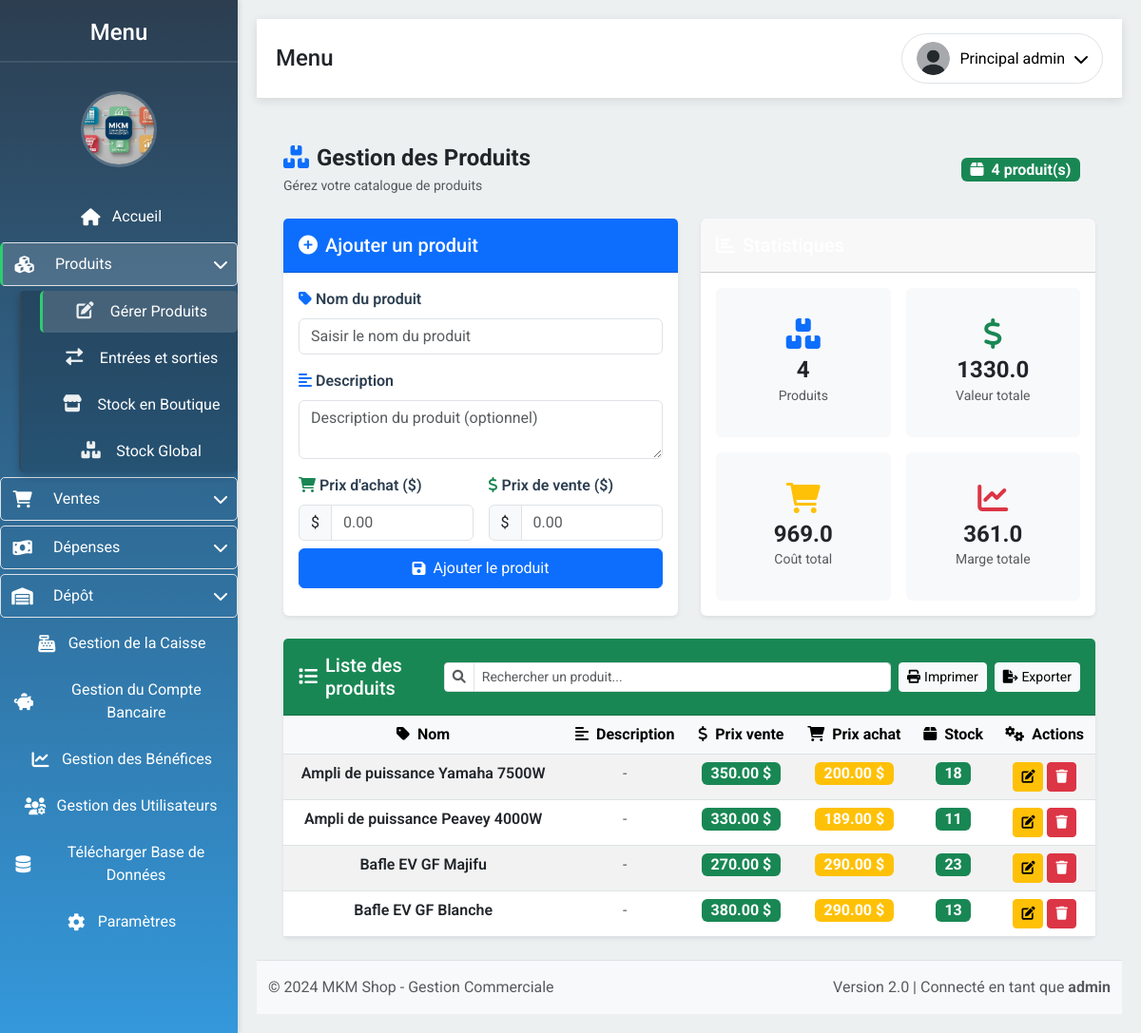
Before: /gestion_produits (signed in) with the older database file.
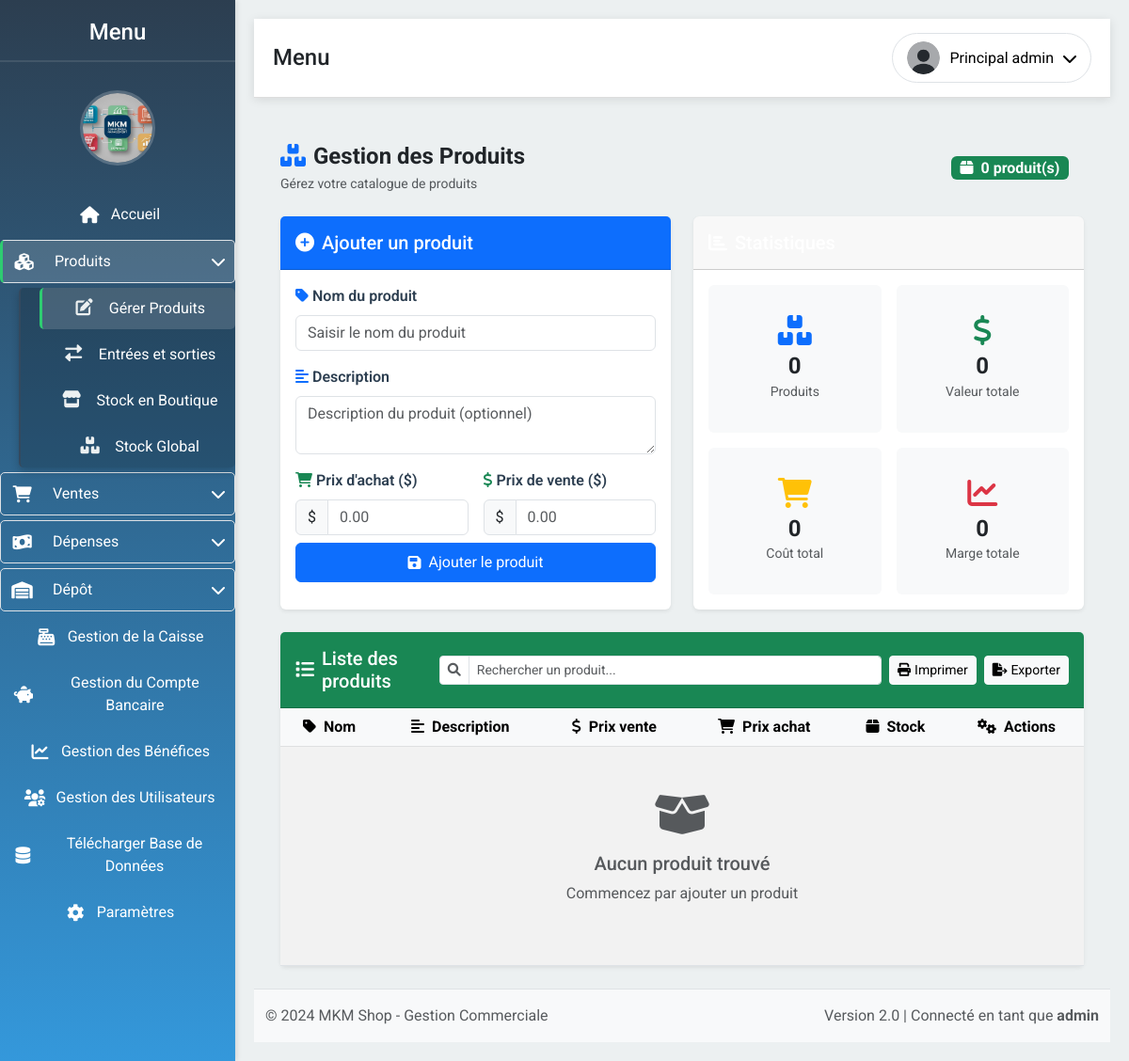
After: the same page with the newer database file.
### app/models.py (models this page shows, shortened)
class Produits(db.Model):
    __tablename__ = 'produits'
    id = db.Column(db.Integer, primary_key=True)
    nom = db.Column(db.String(100), nullable=False)
    description = db.Column(db.String(200))
    prix = db.Column(db.Float, nullable=False)
    prix_achat = db.Column(db.Float, nullable=False)
    quantite = db.Column(db.Integer, nullable=False)
    quantite_depot = db.Column(db.Integer, default=0)
    en_route = db.Column(db.Integer, default=0)

### app/routes.py (the view)
@bp.route('/gestion_produits')
@login_required
@permission_required('gestion_produits')
def gestion_produits():
    produits = Produits.query.all()
    return render_template('gestion_produits.html', produits=produits)

### app/models.py (called while the page is built)
    def is_admin(self):
        return self.role == 'admin'

    def has_permission(self, permission):
        if self.is_admin():
            return True
        return self.permissions and permission in self.permissions

### app/routes.py (called while the page is built)
def permission_required(permission):
    def decorator(f):
        @wraps(f)
        def decorated_function(*args, **kwargs):
            if not current_user.has_permission(permission):
                flash("Accès refusé. Vous n'avez pas les permissions nécessaires.", 'danger')
                return redirect(url_for('routes.index'))
            return f(*args, **kwargs)
        return decorated_function
    return decorator

@login_manager.user_loader
def load_user(user_id):
    return User.query.get(int(user_id))

### app/templates/gestion_produits.html (shortened to what the changed rows need)
{% extends "layout.html" %}
{% block content %}
<div class="container-fluid px-3 py-4">
    <div class="d-flex flex-column flex-md-row justify-content-between align-items-start align-items-md-center mb-4">
        <div class="mb-3 mb-md-0">
            <h1 class="h4 mb-1 text-dark fw-bold">
                <i class="fas fa-boxes text-primary me-2"></i>Gestion des Produits
            </h1>
        </div>
        <div class="d-flex align-items-center">
            <span class="badge bg-success fs-6 me-3">
                <i class="fas fa-box me-1"></i>
                <span>{{ produits|length }}</span> produit(s)
            </span>
        </div>
    </div>
    <div class="row g-4">
        <div class="col-12 col-lg-6">
            <div class="card shadow-sm border-0 h-100">
                <div class="card-body">
                    <div class="row g-3">
                        <div class="col-6 col-md-3 col-lg-6">
                            <div class="card bg-light border-0 text-center py-3">
                                <div class="card-body">
                                    <i class="fas fa-boxes fa-2x text-primary mb-2"></i>
                                    <h4 class="mb-0 fw-bold">{{ produits|length }}</h4>
                                    <small class="text-muted">Produits</small>
                                </div>
                            </div>
                        </div>
                        <div class="col-6 col-md-3 col-lg-6">
                            <div class="card bg-light border-0 text-center py-3">
                                <div class="card-body">
                                    <i class="fas fa-dollar-sign fa-2x text-success mb-2"></i>
                                    <h4 class="mb-0 fw-bold">
                                        {{ produits|sum(attribute='prix')|round(2) }}
                                    </h4>
                                    <small class="text-muted">Valeur totale</small>
                                </div>
                            </div>
                        </div>
                        <div class="col-6 col-md-3 col-lg-6">
                            <div class="card bg-light border-0 text-center py-3">
                                <div class="card-body">
                                    <i class="fas fa-shopping-cart fa-2x text-warning mb-2"></i>
                                    <h4 class="mb-0 fw-bold">
                                        {{ produits|sum(attribute='prix_achat')|round(2) }}
                                    </h4>
                                    <small class="text-muted">Coût total</small>
                                </div>
                            </div>
                        </div>
                        <div class="col-6 col-md-3 col-lg-6">
                            <div class="card bg-light border-0 text-center py-3">
                                <div class="card-body">
                                    <i class="fas fa-chart-line fa-2x text-danger mb-2"></i>
                                    <h4 class="mb-0 fw-bold">
                                        {% set marge = produits|sum(attribute='prix') - produits|sum(attribute='prix_achat') %}
                                        {{ marge|round(2) }}
                                    </h4>
                                    <small class="text-muted">Marge totale</small>
                                </div>
                            </div>
                        </div>
                    </div>
                </div>
            </div>
        </div>
    </div>
    <div class="row mt-4">
        <div class="col-12">
            <div class="card shadow-sm border-0">
                <div class="card-body p-0">
                    <div class="table-responsive">
                        <table class="table table-hover table-striped mb-0">
                            <thead class="table-light">
                                <tr>
                                    <th class="text-center">
                                        <i class="fas fa-tag me-1"></i> Nom
                                    </th>
                                    <th class="text-center d-none d-md-table-cell">
                                        <i class="fas fa-align-left me-1"></i> Description
                                    </th>
                                    <th class="text-center">
                                        <i class="fas fa-dollar-sign me-1"></i> Prix vente
                                    </th>
                                    <th class="text-center d-none d-lg-table-cell">
                                        <i class="fas fa-shopping-cart me-1"></i> Prix achat
                                    </th>
                                    <th class="text-center">
                                        <i class="fas fa-box me-1"></i> Stock
                                    </th>
                                    <th class="text-center">
                                        <i class="fas fa-cogs me-1"></i> Actions
                                    </th>
                                </tr>
                            </thead>
                            <tbody id="produitTableBody">
                                {% for produit in produits %}
                                <tr data-nom="{{ produit.nom|lower }}"
                                    data-description="{{ produit.description|lower if produit.description else '' }}">
                                    <td class="text-center fw-semibold">
                                        {{ produit.nom }}
                                    </td>
                                    <td class="text-center d-none d-md-table-cell">
                                        {% if produit.description %}
                                            <span class="text-truncate" style="max-width: 150px; display: inline-block;"
                                                  title="{{ produit.description }}">
                                                {{ produit.description }}
                                            </span>
                                        {% else %}
                                            <span class="text-muted">-</span>
                                        {% endif %}
                                    </td>
                                    <td class="text-center">
                                        <span class="badge bg-success fs-6">
                                            {{ "%.2f"|format(produit.prix) }} $
                                        </span>
                                    </td>
                                    <td class="text-center d-none d-lg-table-cell">
                                        <span class="badge bg-warning fs-6">
                                            {{ "%.2f"|format(produit.prix_achat) }} $
                                        </span>
                                    </td>
                                    <td class="text-center">
                                        {% if produit.quantite > 10 %}
                                            <span class="badge bg-success fs-6">{{ produit.quantite }}</span>
                                        {% elif produit.quantite > 0 %}
                                            <span class="badge bg-warning fs-6">{{ produit.quantite }}</span>
                                        {% else %}
                                            <span class="badge bg-danger fs-6">{{ produit.quantite }}</span>
                                        {% endif %}
                                    </td>
                                    <td class="text-center">
                                        <div class="d-flex justify-content-center gap-1">
                                            <button type="button" class="btn btn-sm btn-warning"
                                                    data-bs-toggle="modal"
                                                    data-bs-target="#modalModifier{{ produit.id }}"
                                                    title="Modifier">
                                                <i class="fas fa-edit"></i>
                                            </button>
                                            <button type="button" class="btn btn-sm btn-danger btn-supprimer"
                                                    data-id="{{ produit.id }}"
                                                    data-nom="{{ produit.nom }}"
                                                    title="Supprimer">
                                                <i class="fas fa-trash"></i>
                                            </button>
                                        </div>
                                    </td>
                                </tr>
                                {% else %}
                                <tr>
                                    <td colspan="6" class="text-center py-5">
                                        <i class="fas fa-box-open fa-3x text-muted mb-3"></i>
                                        <h5 class="text-muted">Aucun produit trouvé</h5>
                                        <p class="text-muted">Commencez par ajouter un produit</p>
                                    </td>
                                </tr>
                                {% endfor %}
                            </tbody>
                        </table>
                    </div>
                </div>
            </div>
        </div>
    </div>
</div>
{% endblock %}

Changed rows visible on the page:
removed Produits: nom "Ampli de puissance Yamaha 7500W", prix "350.00", prix_achat "200.00", quantite "18"
removed Produits: nom "Ampli de puissance Peavey 4000W", prix "330.00", prix_achat "189.00", quantite "11"
removed Produits: nom "Bafle EV GF Majifu", prix "270.00", prix_achat "290.00", quantite "23"
removed Produits: nom "Bafle EV GF Blanche", prix "380.00", prix_achat "290.00", quantite "13"
Other visible differences:
{{ produits|length }}: "4" → "0"
{{ produits|sum(attribute='prix')|round(2) }}: "1330.0" → "0"
{{ produits|sum(attribute='prix_achat')|round(2) }}: "969.0" → "0"
{{ marge|round(2) }}: "361.0" → "0"
text now shown: "Aucun produit trouvé Commencez par ajouter un produit"
